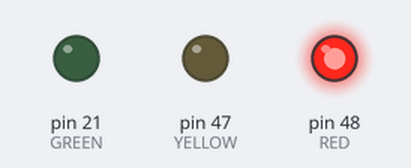
The sketch below on a simulated Arduino Mega 2560, built with avr-gcc and run on an emulated ATmega2560. Parts: output pins drawn as LEDs (lit = HIGH).

Above: at 0.5 s.
At 1.5 s:
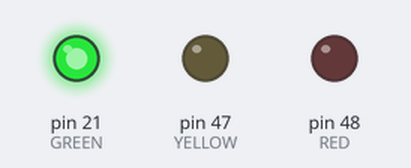
At 5.5 s:
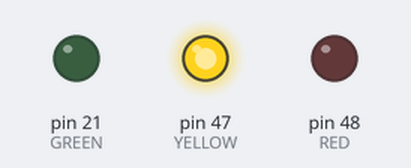
Timing chart, 0 to 6.9 s (numbered marks = the images above):
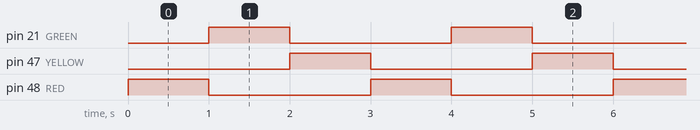

Measured:
- by itself, pin 21 (GREEN), pin 47 (YELLOW), pin 48 (RED): alternates HIGH for 1.0 s and LOW for 2.0 s
- by itself, everything shown: repeats every 3.0 s, in 4 steps

The sketch:

ex2_semaforo.ino
```cpp
#define RED 48
#define YELLOW 47
#define GREEN 21

void setup() {
  pinMode(RED, OUTPUT);
  pinMode(YELLOW, OUTPUT);
  pinMode(GREEN, OUTPUT);
}

void loop() {
  digitalWrite(RED, HIGH);
  delay(1000);
  digitalWrite(RED, LOW);

  digitalWrite(GREEN, HIGH);
  delay(1000);
  digitalWrite(GREEN, LOW);

  digitalWrite(YELLOW, HIGH);
  delay(1000);
  digitalWrite(YELLOW, LOW);
}
```
